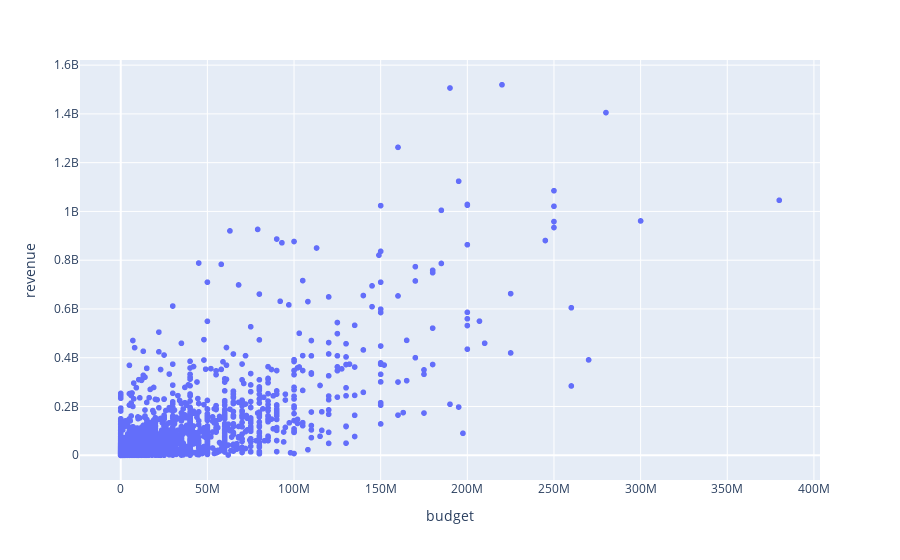

The notebook cell saved with this chart:
### Markdown cell above
# 可视化分析

### Code cell
px.scatter(df_train,x = "budget", y = "revenue")

### Figure 1 — Plotly figure (JSON) as saved in the notebook; plotly's stock layout.template omitted (floating-point values rounded to 4 significant figures; data arrays with more than 128 entries replaced by an {"elided": "..."} marker saying what was removed)
{"data": [{"hovertemplate": "budget=%{x}<br>revenue=%{y}<extra></extra>", "legendgroup": "", "marker": {"color": "#636efa", "symbol": "circle"}, "mode": "markers", "name": "", "showlegend": false, "type": "scattergl", "x": {"elided": "2998 int values"}, "xaxis": "x", "y": {"elided": "2998 int values"}, "yaxis": "y"}], "layout": {"legend": {"tracegroupgap": 0}, "margin": {"t": 60}, "xaxis": {"anchor": "y", "domain": [0, 1], "title": {"text": "budget"}}, "yaxis": {"anchor": "x", "domain": [0, 1], "title": {"text": "revenue"}}}}
